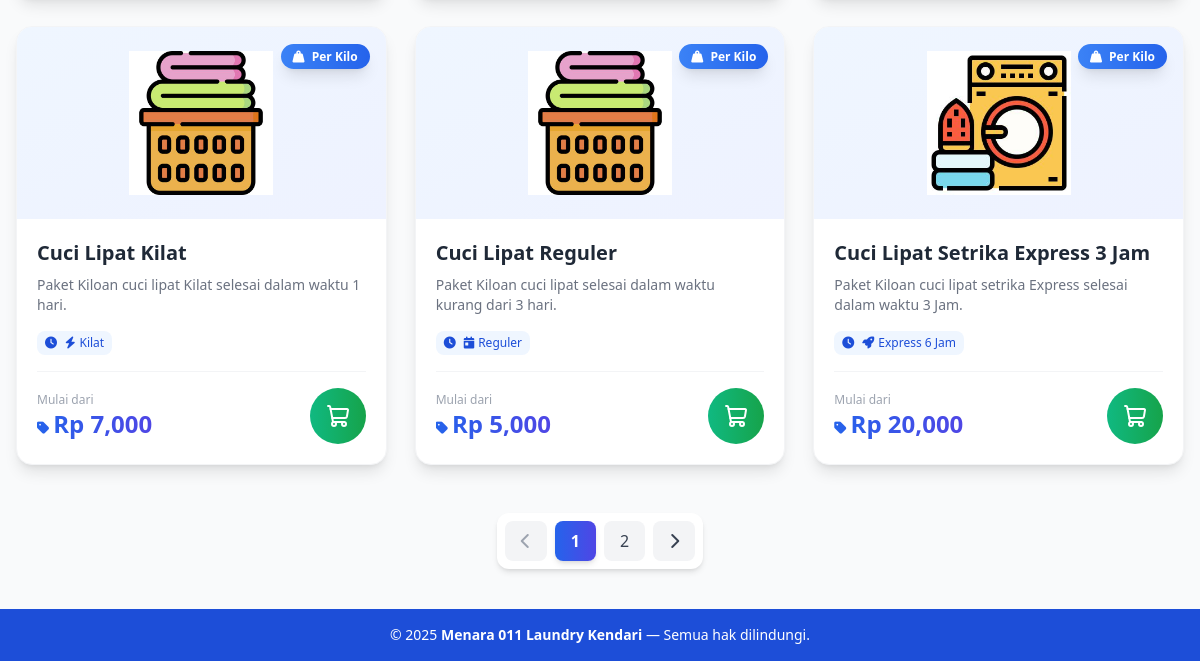
Before: /layanan/ (lower part) with the older database file.
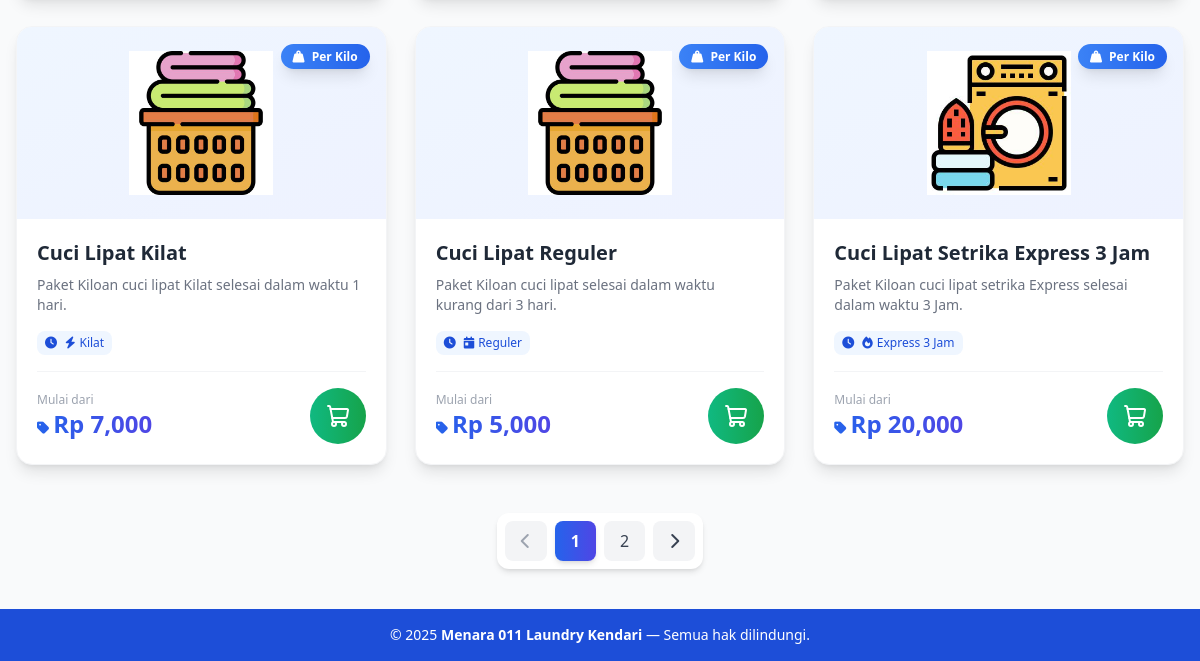
After: the same page with the newer database file.
### services/models.py (models this page shows, shortened)
class Service(models.Model):
    SERVICE_TYPE_CHOICES = [
        ('per_kilo', 'Per Kilo'),
        ('per_item', 'Per Item'),
    ]
    DURATION_CHOICES = [
        ('reguler', 'Reguler ( -3 hari)'),
        ('kilat', 'Kilat (1 hari)'),
        ('express', 'Express (6 jam)'),
        ('express1', 'Express (3 jam)'),
    ]
    name = models.CharField(max_length=100)
    description = models.TextField(blank=True, null=True)
    price = models.DecimalField(max_digits=10, decimal_places=2)
    type = models.CharField(max_length=20, choices=SERVICE_TYPE_CHOICES)
    duration = models.CharField(max_length=20, choices=DURATION_CHOICES, default='biasa')
    image = models.ImageField(upload_to='service_images/', blank=True, null=True)

### services/views.py (the view)
# urls.py: path('', service_list, name='list'),
def service_list(request):
    services = Service.objects.all()
    search_query = request.GET.get('search', '')
    if search_query:
        services = services.filter(
            Q(name__icontains=search_query) |
            Q(description__icontains=search_query)
        )
    filter_type = request.GET.get('type', '')
    if filter_type:
        services = services.filter(type=filter_type)
    filter_duration = request.GET.get('duration', '')
    if filter_duration:
        services = services.filter(duration=filter_duration)
    sort_by = request.GET.get('sort', 'name_asc')
    if sort_by == 'name_asc':
        services = services.order_by('name')
    elif sort_by == 'name_desc':
        services = services.order_by('-name')
    elif sort_by == 'price_asc':
        services = services.order_by('price')
    elif sort_by == 'price_desc':
        services = services.order_by('-price')
    elif sort_by == 'newest':
        services = services.order_by('-created_at')
    elif sort_by == 'oldest':
        services = services.order_by('created_at')
    elif sort_by == 'duration_asc':
        services = services.order_by('duration')
    else:
        services = services.order_by('name')
    paginator = Paginator(services, 9)
    page_number = request.GET.get('page')
    services_page = paginator.get_page(page_number)
    context = {
        'services': services_page,
        'search_query': search_query,
        'filter_type': filter_type,
        'filter_duration': filter_duration,
        'sort_by': sort_by,
    }
    return render(request, 'services/list.html', context)

### services/templates/services/list.html (shortened to what this page needs)
{% extends 'base.html' %}
{% load static %}
{% load humanize %}
{% block content %}
<div class="max-w-7xl mx-auto mt-8 px-4">
  <div id="servicesGrid">
    {% include 'services/partials/service_list_partial.html' with services=services %}
  </div>
  <div id="paginationContainer">
    {% if services.has_other_pages %}
    <div class="flex justify-center mt-12">
      <nav class="flex items-center gap-2 bg-white rounded-xl shadow-md p-2">
        {% if services.has_previous %}
          <a href="?page={{ services.previous_page_number }}{% if search_query %}&search={{ search_query }}{% endif %}{% if filter_type %}&type={{ filter_type }}{% endif %}{% if filter_duration %}&duration={{ filter_duration }}{% endif %}{% if sort_by %}&sort={{ sort_by }}{% endif %}"
             class="paginate-link px-4 py-2 rounded-lg bg-gray-100 text-gray-700 hover:bg-blue-500 hover:text-white transition-all duration-300">
            <i class="fas fa-chevron-left"></i>
          </a>
        {% else %}
          <span class="px-4 py-2 rounded-lg bg-gray-100 text-gray-400 cursor-not-allowed">
            <i class="fas fa-chevron-left"></i>
          </span>
        {% endif %}
        {% for num in services.paginator.page_range %}
          {% if services.number == num %}
            <span class="px-4 py-2 rounded-lg bg-gradient-to-r from-blue-600 to-indigo-600 text-white font-bold shadow-md">
              {{ num }}
            </span>
          {% elif num > services.number|add:'-3' and num < services.number|add:'3' %}
            <a href="?page={{ num }}{% if sort_by %}&sort={{ sort_by }}{% endif %}"
               class="paginate-link px-4 py-2 rounded-lg bg-gray-100 text-gray-700 hover:bg-blue-500 hover:text-white transition-all duration-300">
              {{ num }}
            </a>
          {% endif %}
        {% endfor %}
        {% if services.has_next %}
          <a href="?page={{ services.next_page_number }}{% if sort_by %}&sort={{ sort_by }}{% endif %}"
             class="paginate-link px-4 py-2 rounded-lg bg-gray-100 text-gray-700 hover:bg-blue-500 hover:text-white transition-all duration-300">
            <i class="fas fa-chevron-right"></i>
          </a>
        {% else %}
          <span class="px-4 py-2 rounded-lg bg-gray-100 text-gray-400 cursor-not-allowed">
            <i class="fas fa-chevron-right"></i>
          </span>
        {% endif %}
      </nav>
    </div>
    {% endif %}
  </div>
</div>
{% endblock %}

### services/templates/services/partials/service_list_partial.html (shortened to what this page needs)
{% load humanize %}
<div class="grid sm:grid-cols-2 lg:grid-cols-3 gap-7">
  {% for s in services %}
  <div class="service-card group relative bg-white rounded-2xl shadow-lg hover:shadow-2xl transition-all duration-500 hover:-translate-y-2 overflow-hidden border border-gray-100">
    <div class="absolute top-4 right-4 z-10">
      <span class="px-3 py-1 text-xs font-bold rounded-full shadow-lg
                   {% if s.type == 'per_kilo' %}bg-gradient-to-r from-blue-500 to-blue-600{% else %}bg-gradient-to-r from-green-500 to-green-600{% endif %}
                   text-white">
        <i class="{% if s.type == 'per_kilo' %}fas fa-weight-hanging{% else %}fas fa-tshirt{% endif %} mr-1"></i>
        {{ s.get_type_display }}
      </span>
    </div>
    <div class="relative h-48 bg-gradient-to-br from-blue-50 to-indigo-50 overflow-hidden">
      <div class="w-full h-full flex items-center justify-center p-6">
        {% if s.image %}
          <img src="{{ s.image.url }}"
               alt="{{ s.name }}"
               class="max-h-full max-w-full object-contain transform group-hover:scale-110 transition-transform duration-500">
        {% endif %}
      </div>
    </div>
    <div class="p-5">
      <h2 class="text-xl font-bold text-gray-800 mb-2 group-hover:text-blue-600 transition-colors duration-300">
        {{ s.name }}
      </h2>
      <p class="text-gray-500 text-sm mb-4 line-clamp-2">
        {{ s.description|default:"Layanan laundry profesional dengan kualitas terbaik" }}
      </p>
      <div class="flex flex-wrap gap-2 mb-4">
        <span class="inline-flex items-center gap-1 px-2 py-1 rounded-lg text-xs font-medium bg-blue-50 text-blue-700">
          <i class="fas fa-clock"></i>
          {% if s.duration == 'reguler' %}<i class="fas fa-calendar-day ml-1"></i> Reguler
          {% elif s.duration == 'kilat' %}<i class="fas fa-bolt ml-1"></i> Kilat
          {% elif s.duration == 'express' %}<i class="fas fa-rocket ml-1"></i> Express 6 Jam
          {% elif s.duration == 'express1' %}<i class="fas fa-fire ml-1"></i> Express 3 Jam
          {% else %}Reguler{% endif %}
        </span>
      </div>
      <div class="flex items-center justify-between mt-4 pt-4 border-t border-gray-100">
        <div class="flex flex-col">
          <span class="text-xs text-gray-400">Mulai dari</span>
          <span class="text-2xl font-bold bg-gradient-to-r from-blue-600 to-indigo-600 bg-clip-text text-transparent">
            <i class="fas fa-tag text-sm mr-1"></i>Rp {{ s.price|floatformat:0|intcomma }}
          </span>
        </div>
        {% if not user.is_staff %}
        <a href="{% url 'orders:order' %}?service={{ s.id }}"
          class="relative inline-flex items-center justify-center w-14 h-14 rounded-full bg-gradient-to-r from-emerald-500 to-green-600 text-white hover:shadow-xl transform hover:scale-110 transition-all duration-300 group/btn"
          title="Buat Pesanan">
          <i data-lucide="shopping-cart" class="w-6 h-6 group-hover/btn:rotate-12 transition-transform duration-300"></i>
        </a>
        {% endif %}
      </div>
    </div>
  </div>
  {% empty %}
  <div class="col-span-full text-center py-12">
    <i class="fas fa-inbox text-6xl text-gray-300 mb-4"></i>
    <p class="text-gray-500">Tidak ada layanan yang ditemukan</p>
  </div>
  {% endfor %}
</div>
<link rel="stylesheet" href="https://cdnjs.cloudflare.com/ajax/libs/font-awesome/6.5.1/css/all.min.css">

Changed rows visible on the page:
changed Service "Cuci Lipat Setrika Express 3 Jam": duration "Express 6 Jam" → "Express 3 Jam"
